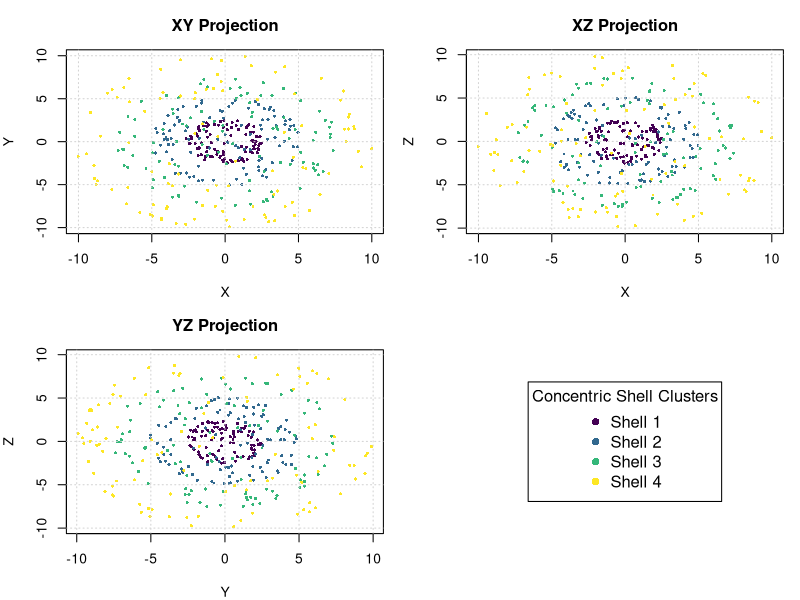
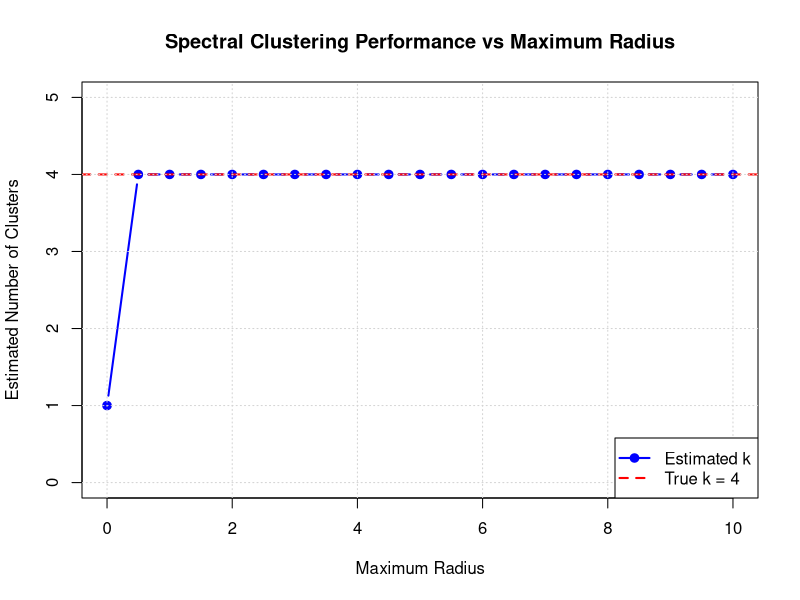

Reproduce these figures in R, in order.
library(MASS)

generate_shell_clusters <- function(n_shells, k_per_shell, max_radius, noise_sd = 0.1) {
  radii <- seq(max_radius / n_shells, max_radius, length.out = n_shells)
  
  all_points <- list()
  all_labels <- numeric()
  
  for (shell_idx in 1:n_shells) {
    radius <- radii[shell_idx]
    
    theta <- runif(k_per_shell, 0, 2 * pi)
    phi <- acos(runif(k_per_shell, -1, 1))
    
    x <- radius * sin(phi) * cos(theta)
    y <- radius * sin(phi) * sin(theta)
    z <- radius * cos(phi)
    
    noise <- rnorm(k_per_shell, 0, noise_sd)
    r_noisy <- radius + noise
    
    x <- r_noisy * sin(phi) * cos(theta)
    y <- r_noisy * sin(phi) * sin(theta)
    z <- r_noisy * cos(phi)
    
    shell_points <- cbind(x, y, z)
    all_points[[shell_idx]] <- shell_points
    all_labels <- c(all_labels, rep(shell_idx, k_per_shell))
  }
  
  data <- do.call(rbind, all_points)
  
  return(list(data = data, labels = all_labels))
}

spectral_clustering <- function(x, k) {
  n <- nrow(x)
  
  dist_matrix <- as.matrix(dist(x, method = "euclidean"))
  
  d_threshold <- 1
  A <- (dist_matrix < d_threshold) * 1
  diag(A) <- 0
  
  D <- diag(rowSums(A))
  D_inv_sqrt <- diag(1 / sqrt(diag(D) + 1e-10))
  L_sym <- diag(n) - D_inv_sqrt %*% A %*% D_inv_sqrt
  
  eigen_result <- eigen(L_sym, symmetric = TRUE)
  sorted_indices <- order(eigen_result$values)
  k_eigenvectors <- eigen_result$vectors[, sorted_indices[1:k]]
  
  kmeans_result <- kmeans(k_eigenvectors, centers = k, nstart = 20)
  
  return(kmeans_result$cluster)
}

set.seed(42)
sample_data <- generate_shell_clusters(
  n_shells = 4,
  k_per_shell = 100,
  max_radius = 10,
  noise_sd = 0.1
)

fig_dir <- file.path("output", "figures")
dir.create(fig_dir, recursive = TRUE, showWarnings = FALSE)

cat("Creating 3D visualization of concentric shells...\n")
png(
  file.path(fig_dir, "Concentric Shell Clusters.png"),
  width = 800,
  height = 800
)
par(mfrow = c(2, 2), mar = c(4, 4, 3, 1))

colors <- c("#440154", "#31688e", "#35b779", "#fde724")

plot(
  sample_data$data[, 1],
  sample_data$data[, 2],
  col = colors[sample_data$labels],
  pch = 16,
  cex = 0.5,
  xlab = "X",
  ylab = "Y",
  main = "XY Projection"
)
grid()

plot(
  sample_data$data[, 1],
  sample_data$data[, 3],
  col = colors[sample_data$labels],
  pch = 16,
  cex = 0.5,
  xlab = "X",
  ylab = "Z",
  main = "XZ Projection"
)
grid()

plot(
  sample_data$data[, 2],
  sample_data$data[, 3],
  col = colors[sample_data$labels],
  pch = 16,
  cex = 0.5,
  xlab = "Y",
  ylab = "Z",
  main = "YZ Projection"
)
grid()

plot.new()
legend(
  "center",
  legend = paste("Shell", 1:4),
  col = colors,
  pch = 16,
  cex = 1.2,
  title = "Concentric Shell Clusters"
)

dev.off()

cat("Running spectral clustering simulation...\n")
max_radius_values <- seq(10, 0, by = -0.5)
estimated_clusters <- numeric(length(max_radius_values))

set.seed(123)
for (i in seq_along(max_radius_values)) {
  max_r <- max_radius_values[i]
  
  if (max_r == 0) {
    estimated_clusters[i] <- 1
    next
  }
  
  data_obj <- generate_shell_clusters(
    n_shells = 4,
    k_per_shell = 100,
    max_radius = max_r,
    noise_sd = 0.1
  )
  
  cluster_assignments <- spectral_clustering(data_obj$data, k = 4)
  estimated_clusters[i] <- length(unique(cluster_assignments))
  
  cat(sprintf("max_radius = %.1f, estimated clusters = %d\n",
              max_r, estimated_clusters[i]))
}

cat("\nCreating performance plot...\n")
png(
  file.path(fig_dir, "Spectral Clustering Performance vs Maximum Radius.png"),
  width = 800,
  height = 600
)

plot(
  max_radius_values,
  estimated_clusters,
  type = "b",
  pch = 19,
  col = "blue",
  lwd = 2,
  xlab = "Maximum Radius",
  ylab = "Estimated Number of Clusters",
  main = "Spectral Clustering Performance vs Maximum Radius",
  ylim = c(0, 5),
  cex.main = 1.2
)

abline(h = 4, col = "red", lwd = 2, lty = 2)
grid()

legend(
  "bottomright",
  legend = c("Estimated k", "True k = 4"),
  col = c("blue", "red"),
  lty = c(1, 2),
  lwd = 2,
  pch = c(19, NA)
)

dev.off()

cat("\nPlots saved successfully to:", fig_dir, "\n")
cat("  - Concentric Shell Clusters.png\n")
cat("  - Spectral Clustering Performance vs Maximum Radius.png\n\n")

cat("=== INTERPRETATION ===\n")
cat("As max_radius decreases, the shells become closer together.\n")
cat("When shells are too close (relative to d_threshold = 1), the algorithm\n")
cat("cannot distinguish them because points from different shells become\n")
cat("connected in the similarity graph.\n\n")
cat("The failure point occurs when the spacing between shells becomes\n")
cat("comparable to or smaller than d_threshold.\n\n")
cat("If we used a different d_threshold:\n")
cat("- Smaller d_threshold (e.g., 0.8): Would be more selective, requiring\n")
cat("  larger max_radius to separate shells. More robust to close shells.\n")
cat("- Larger d_threshold (e.g., 1.2): Would connect more distant points,\n")
cat("  failing at larger max_radius values. Less robust to close shells.\n")